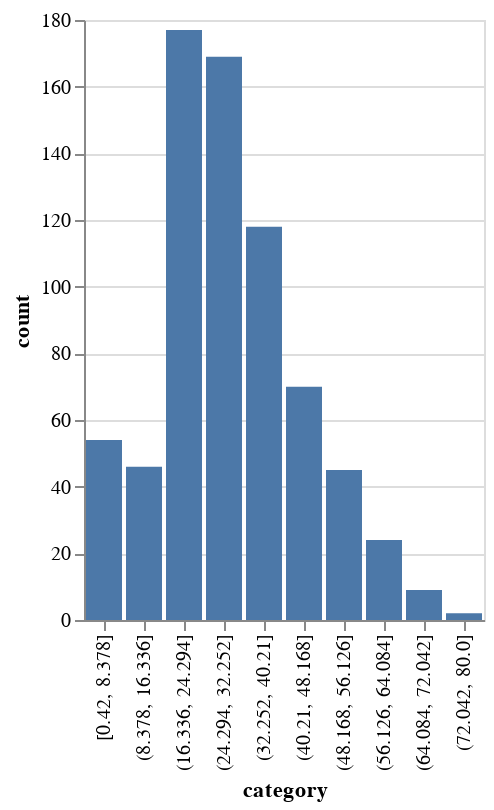

The code cell stored with this chart in its notebook:
### Code cell
(
    df["Age"]
    .hist(
        bin_count=10
    )
    .plot.bar
    (
        x="category",
        y="count",
    )
)

### Figure 1 — Vega-Lite specification as saved in the notebook (floating-point values rounded to 4 significant figures)
{"config": {"view": {"continuousWidth": 300, "continuousHeight": 300}}, "data": {"name": "data-dd8f1dfe243a7fb81fa9bcb41ddde825"}, "mark": {"type": "bar", "tooltip": true}, "encoding": {"x": {"field": "category", "sort": ["[0.42, 8.378]", "(8.378, 16.336]", "(16.336, 24.294]", "(24.294, 32.252]", "(32.252, 40.21]", "(40.21, 48.168]", "(48.168, 56.126]", "(56.126, 64.084]", "(64.084, 72.042]", "(72.042, 80.0]"], "type": "ordinal"}, "y": {"field": "count", "type": "quantitative"}}, "params": [{"name": "param_5", "select": {"type": "interval", "encodings": ["x", "y"]}, "bind": "scales"}], "$schema": "https://vega.github.io/schema/vega-lite/v5.20.1.json", "datasets": {"data-dd8f1dfe243a7fb81fa9bcb41ddde825": [{"breakpoint": 8.378, "category": "[0.42, 8.378]", "count": 54}, {"breakpoint": 16.34, "category": "(8.378, 16.336]", "count": 46}, {"breakpoint": 24.29, "category": "(16.336, 24.294]", "count": 177}, {"breakpoint": 32.25, "category": "(24.294, 32.252]", "count": 169}, {"breakpoint": 40.21, "category": "(32.252, 40.21]", "count": 118}, {"breakpoint": 48.17, "category": "(40.21, 48.168]", "count": 70}, {"breakpoint": 56.13, "category": "(48.168, 56.126]", "count": 45}, {"breakpoint": 64.08, "category": "(56.126, 64.084]", "count": 24}, {"breakpoint": 72.04, "category": "(64.084, 72.042]", "count": 9}, {"breakpoint": 80.0, "category": "(72.042, 80.0]", "count": 2}]}}
